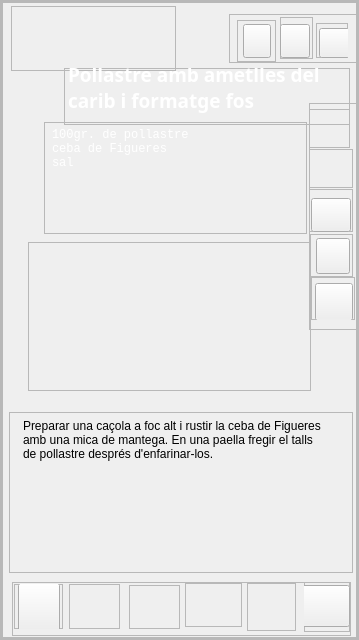
<?xml version="1.0" encoding="UTF-8"?>
<ui version="4.0">
 <class>MainForm_Receptes</class>
 <widget class="QWidget" name="MainForm_Receptes">
  <property name="geometry">
   <rect>
    <x>0</x>
    <y>0</y>
    <width>359</width>
    <height>640</height>
   </rect>
  </property>
  <property name="windowTitle">
   <string>Form</string>
  </property>
  <layout class="QVBoxLayout" name="verticalLayout">
   <property name="spacing">
    <number>0</number>
   </property>
   <property name="leftMargin">
    <number>0</number>
   </property>
   <property name="topMargin">
    <number>0</number>
   </property>
   <property name="rightMargin">
    <number>0</number>
   </property>
   <property name="bottomMargin">
    <number>0</number>
   </property>
   <item>
    <widget class="QFrame" name="centralWidget_Recepta">
     <property name="frameShape">
      <enum>QFrame::Shape::StyledPanel</enum>
     </property>
     <property name="frameShadow">
      <enum>QFrame::Shadow::Raised</enum>
     </property>
     <layout class="QVBoxLayout" name="verticalLayout_2">
      <property name="spacing">
       <number>0</number>
      </property>
      <property name="leftMargin">
       <number>0</number>
      </property>
      <property name="topMargin">
       <number>0</number>
      </property>
      <property name="rightMargin">
       <number>0</number>
      </property>
      <property name="bottomMargin">
       <number>0</number>
      </property>
      <item>
       <widget class="QFrame" name="background_frame_Recepta">
        <property name="styleSheet">
         <string notr="true">QWidget {
    border-image: url(&quot;P:/ARXIUS/PYTHON/FoodDay/PySide6/assets/images/fons receptes s_icones.jpg&quot;) 0 0 0 0 stretch stretch;
}</string>
        </property>
        <property name="frameShape">
         <enum>QFrame::Shape::StyledPanel</enum>
        </property>
        <property name="frameShadow">
         <enum>QFrame::Shadow::Raised</enum>
        </property>
        <layout class="QVBoxLayout" name="verticalLayout_3">
         <property name="spacing">
          <number>0</number>
         </property>
         <property name="leftMargin">
          <number>0</number>
         </property>
         <property name="topMargin">
          <number>0</number>
         </property>
         <property name="rightMargin">
          <number>0</number>
         </property>
         <property name="bottomMargin">
          <number>0</number>
         </property>
         <item>
          <widget class="QFrame" name="content_frame_Recepta">
           <property name="frameShape">
            <enum>QFrame::Shape::StyledPanel</enum>
           </property>
           <property name="frameShadow">
            <enum>QFrame::Shadow::Raised</enum>
           </property>
           <widget class="QFrame" name="top_bar_frame">
            <property name="enabled">
             <bool>true</bool>
            </property>
            <property name="geometry">
             <rect>
              <x>0</x>
              <y>0</y>
              <width>360</width>
              <height>83</height>
             </rect>
            </property>
            <property name="styleSheet">
             <string notr="true">QWidget {
    border-image: url(&quot;P:/ARXIUS/PYTHON/FoodDay/PySide6/assets/images/top.png&quot;) 0 0 0 0 stretch stretch;
}
</string>
            </property>
            <property name="frameShape">
             <enum>QFrame::Shape::NoFrame</enum>
            </property>
            <property name="frameShadow">
             <enum>QFrame::Shadow::Raised</enum>
            </property>
            <widget class="QFrame" name="frame_logo">
             <property name="geometry">
              <rect>
               <x>9</x>
               <y>4</y>
               <width>165</width>
               <height>65</height>
              </rect>
             </property>
             <property name="styleSheet">
              <string notr="true">QWidget {
    border-image: url(&quot;P:/ARXIUS/PYTHON/FoodDay/PySide6/assets/icons/foddayLogo.png&quot;) 0 0 0 0 stretch stretch;
}
</string>
             </property>
             <property name="frameShape">
              <enum>QFrame::Shape::StyledPanel</enum>
             </property>
             <property name="frameShadow">
              <enum>QFrame::Shadow::Raised</enum>
             </property>
            </widget>
            <widget class="QFrame" name="frame_butons_top">
             <property name="geometry">
              <rect>
               <x>227</x>
               <y>12</y>
               <width>129</width>
               <height>49</height>
              </rect>
             </property>
             <property name="frameShape">
              <enum>QFrame::Shape::StyledPanel</enum>
             </property>
             <property name="frameShadow">
              <enum>QFrame::Shadow::Raised</enum>
             </property>
             <widget class="QFrame" name="frame_top_buscar">
              <property name="geometry">
               <rect>
                <x>51</x>
                <y>3</y>
                <width>33</width>
                <height>42</height>
               </rect>
              </property>
              <property name="frameShape">
               <enum>QFrame::Shape::StyledPanel</enum>
              </property>
              <property name="frameShadow">
               <enum>QFrame::Shadow::Raised</enum>
              </property>
              <widget class="QPushButton" name="BtBuscaRecepta">
               <property name="geometry">
                <rect>
                 <x>0</x>
                 <y>7</y>
                 <width>30</width>
                 <height>34</height>
                </rect>
               </property>
               <property name="toolTip">
                <string>Buscar Recepta</string>
               </property>
               <property name="text">
                <string/>
               </property>
               <property name="icon">
                <iconset>
                 <normaloff>../assets/icons/buscaRecepta.png</normaloff>../assets/icons/buscaRecepta.png</iconset>
               </property>
               <property name="iconSize">
                <size>
                 <width>32</width>
                 <height>32</height>
                </size>
               </property>
              </widget>
             </widget>
             <widget class="QFrame" name="frame_top_menu">
              <property name="geometry">
               <rect>
                <x>87</x>
                <y>9</y>
                <width>32</width>
                <height>35</height>
               </rect>
              </property>
              <property name="frameShape">
               <enum>QFrame::Shape::StyledPanel</enum>
              </property>
              <property name="frameShadow">
               <enum>QFrame::Shadow::Raised</enum>
              </property>
              <widget class="QPushButton" name="BtMenu">
               <property name="geometry">
                <rect>
                 <x>3</x>
                 <y>5</y>
                 <width>31</width>
                 <height>30</height>
                </rect>
               </property>
               <property name="toolTip">
                <string/>
               </property>
               <property name="text">
                <string/>
               </property>
               <property name="icon">
                <iconset>
                 <normaloff>../assets/icons/menu.png</normaloff>../assets/icons/menu.png</iconset>
               </property>
               <property name="iconSize">
                <size>
                 <width>32</width>
                 <height>32</height>
                </size>
               </property>
              </widget>
             </widget>
             <widget class="QFrame" name="frame_top_edit">
              <property name="geometry">
               <rect>
                <x>8</x>
                <y>6</y>
                <width>39</width>
                <height>42</height>
               </rect>
              </property>
              <property name="frameShape">
               <enum>QFrame::Shape::StyledPanel</enum>
              </property>
              <property name="frameShadow">
               <enum>QFrame::Shadow::Raised</enum>
              </property>
              <widget class="QPushButton" name="BtEditRecepta">
               <property name="geometry">
                <rect>
                 <x>6</x>
                 <y>4</y>
                 <width>28</width>
                 <height>34</height>
                </rect>
               </property>
               <property name="toolTip">
                <string>Editar Recepta</string>
               </property>
               <property name="text">
                <string/>
               </property>
               <property name="icon">
                <iconset>
                 <normaloff>../assets/icons/editRecepta.png</normaloff>../assets/icons/editRecepta.png</iconset>
               </property>
               <property name="iconSize">
                <size>
                 <width>32</width>
                 <height>32</height>
                </size>
               </property>
              </widget>
             </widget>
            </widget>
           </widget>
           <widget class="QFrame" name="frame_titol">
            <property name="geometry">
             <rect>
              <x>62</x>
              <y>66</y>
              <width>286</width>
              <height>57</height>
             </rect>
            </property>
            <property name="styleSheet">
             <string notr="true">QWidget {
    border-image: url(&quot;P:/ARXIUS/PYTHON/FoodDay/PySide6/assets/images/top.png&quot;) 0 0 0 0 stretch stretch;
}</string>
            </property>
            <property name="frameShape">
             <enum>QFrame::Shape::StyledPanel</enum>
            </property>
            <property name="frameShadow">
             <enum>QFrame::Shadow::Raised</enum>
            </property>
            <widget class="QLabel" name="label_titol">
             <property name="geometry">
              <rect>
               <x>4</x>
               <y>-14</y>
               <width>282</width>
               <height>67</height>
              </rect>
             </property>
             <property name="font">
              <font>
               <family>Montserrat</family>
               <pointsize>14</pointsize>
               <bold>true</bold>
              </font>
             </property>
             <property name="styleSheet">
              <string notr="true">QLabel {
    color: white;
    font-weight: bold;
}
</string>
             </property>
             <property name="text">
              <string>Pollastre amb ametlles del carib i formatge fos</string>
             </property>
             <property name="wordWrap">
              <bool>true</bool>
             </property>
            </widget>
           </widget>
           <widget class="QFrame" name="frame_ingredients">
            <property name="geometry">
             <rect>
              <x>42</x>
              <y>120</y>
              <width>263</width>
              <height>112</height>
             </rect>
            </property>
            <property name="styleSheet">
             <string notr="true">QWidget {
    border-image: url(&quot;P:/ARXIUS/PYTHON/FoodDay/PySide6/assets/images/top.png&quot;) 0 0 0 0 stretch stretch;
}
</string>
            </property>
            <property name="frameShape">
             <enum>QFrame::Shape::StyledPanel</enum>
            </property>
            <property name="frameShadow">
             <enum>QFrame::Shadow::Raised</enum>
            </property>
            <widget class="QTextEdit" name="text_ingredients">
             <property name="geometry">
              <rect>
               <x>4</x>
               <y>2</y>
               <width>251</width>
               <height>101</height>
              </rect>
             </property>
             <property name="font">
              <font>
               <family>Courier New</family>
               <pointsize>-1</pointsize>
              </font>
             </property>
             <property name="styleSheet">
              <string notr="true">QTextEdit {
    background: transparent;
    border: none;
    font-size: 14px;
    color: white; /* Canvia el color del text si cal */
}

</string>
             </property>
             <property name="lineWrapMode">
              <enum>QTextEdit::LineWrapMode::NoWrap</enum>
             </property>
             <property name="readOnly">
              <bool>true</bool>
             </property>
             <property name="html">
              <string>&lt;!DOCTYPE HTML PUBLIC &quot;-//W3C//DTD HTML 4.0//EN&quot; &quot;http://www.w3.org/TR/REC-html40/strict.dtd&quot;&gt;
&lt;html&gt;&lt;head&gt;&lt;meta name=&quot;qrichtext&quot; content=&quot;1&quot; /&gt;&lt;meta charset=&quot;utf-8&quot; /&gt;&lt;style type=&quot;text/css&quot;&gt;
p, li { white-space: pre-wrap; }
hr { height: 1px; border-width: 0; }
li.unchecked::marker { content: &quot;\2610&quot;; }
li.checked::marker { content: &quot;\2612&quot;; }
&lt;/style&gt;&lt;/head&gt;&lt;body style=&quot; font-family:'Courier New'; font-size:14px; font-weight:400; font-style:normal;&quot;&gt;
&lt;p style=&quot; margin-top:0px; margin-bottom:0px; margin-left:0px; margin-right:0px; -qt-block-indent:0; text-indent:0px;&quot;&gt;&lt;span style=&quot; font-size:9pt;&quot;&gt;100gr. de pollastre&lt;/span&gt;&lt;/p&gt;
&lt;p style=&quot; margin-top:0px; margin-bottom:0px; margin-left:0px; margin-right:0px; -qt-block-indent:0; text-indent:0px;&quot;&gt;&lt;span style=&quot; font-size:9pt;&quot;&gt;ceba de Figueres&lt;/span&gt;&lt;/p&gt;
&lt;p style=&quot; margin-top:0px; margin-bottom:0px; margin-left:0px; margin-right:0px; -qt-block-indent:0; text-indent:0px;&quot;&gt;&lt;span style=&quot; font-size:9pt;&quot;&gt;sal&lt;/span&gt;&lt;/p&gt;&lt;/body&gt;&lt;/html&gt;</string>
             </property>
            </widget>
            <widget class="QPushButton" name="BtAjustaRecepta">
             <property name="geometry">
              <rect>
               <x>240</x>
               <y>80</y>
               <width>80</width>
               <height>26</height>
              </rect>
             </property>
             <property name="toolTip">
              <string>Ajustaments</string>
             </property>
             <property name="styleSheet">
              <string notr="true">QPushButton {
	background : transparent;
	border: none;
	min-width: 80px;
	min_height: 30px;
}┬

QPushButton:hover {
	border: 1px solid rgba(255,255,255,0.5);
	background-color: rgba(255,255,255,0.1);
	border-radius: 3px;
}

QPushButton:pressed {
	background-color: rgba(255,255,255,0.25);
}</string>
             </property>
             <property name="text">
              <string/>
             </property>
            </widget>
           </widget>
           <widget class="QFrame" name="frame_imatge">
            <property name="geometry">
             <rect>
              <x>26</x>
              <y>240</y>
              <width>283</width>
              <height>149</height>
             </rect>
            </property>
            <property name="styleSheet">
             <string notr="true">QWidget {
    border-image: url(&quot;P:/ARXIUS/PYTHON/FoodDay/PySide6/assets/images/top.png&quot;) 0 0 0 0 stretch stretch;
}
</string>
            </property>
            <property name="frameShape">
             <enum>QFrame::Shape::StyledPanel</enum>
            </property>
            <property name="frameShadow">
             <enum>QFrame::Shadow::Raised</enum>
            </property>
            <widget class="QLabel" name="label">
             <property name="geometry">
              <rect>
               <x>-4</x>
               <y>0</y>
               <width>290</width>
               <height>152</height>
              </rect>
             </property>
             <property name="text">
              <string/>
             </property>
             <property name="pixmap">
              <pixmap>../assets/images/pollastre ametlles.jpeg</pixmap>
             </property>
             <property name="scaledContents">
              <bool>true</bool>
             </property>
            </widget>
           </widget>
           <widget class="QFrame" name="frame_icons_laterals">
            <property name="geometry">
             <rect>
              <x>307</x>
              <y>101</y>
              <width>48</width>
              <height>227</height>
             </rect>
            </property>
            <property name="styleSheet">
             <string notr="true">QWidget {
    border-image: url(&quot;P:/ARXIUS/PYTHON/FoodDay/PySide6/assets/images/top.png&quot;) 0 0 0 0 stretch stretch;
}
</string>
            </property>
            <property name="frameShape">
             <enum>QFrame::Shape::StyledPanel</enum>
            </property>
            <property name="frameShadow">
             <enum>QFrame::Shadow::Raised</enum>
            </property>
            <widget class="QFrame" name="frame_eines">
             <property name="geometry">
              <rect>
               <x>0</x>
               <y>6</y>
               <width>41</width>
               <height>39</height>
              </rect>
             </property>
             <property name="frameShape">
              <enum>QFrame::Shape::StyledPanel</enum>
             </property>
             <property name="frameShadow">
              <enum>QFrame::Shadow::Raised</enum>
             </property>
             <widget class="QPushButton" name="BtEines">
              <property name="geometry">
               <rect>
                <x>-1</x>
                <y>-1</y>
                <width>40</width>
                <height>40</height>
               </rect>
              </property>
              <property name="minimumSize">
               <size>
                <width>40</width>
                <height>40</height>
               </size>
              </property>
              <property name="toolTip">
               <string>Eines</string>
              </property>
              <property name="whatsThis">
               <string/>
              </property>
              <property name="styleSheet">
               <string notr="true">QPushButton {
	background : transparent;
	border: none;
	min-width: 80px;
	min_height: 30px;
}┬

QPushButton:hover {
	border: 1px solid rgba(255,255,255,0.5);
	background-color: rgba(255,255,255,0.1);
	border-radius: 3px;
}

QPushButton:pressed {
	background-color: rgba(255,255,255,0.25);
}</string>
              </property>
              <property name="text">
               <string/>
              </property>
              <property name="icon">
               <iconset>
                <normaloff>../assets/icons/boil_11902115.png</normaloff>
                <activeon>../assets/icons/boil_11902115.png</activeon>../assets/icons/boil_11902115.png</iconset>
              </property>
              <property name="iconSize">
               <size>
                <width>34</width>
                <height>34</height>
               </size>
              </property>
              <property name="flat">
               <bool>true</bool>
              </property>
             </widget>
            </widget>
            <widget class="QFrame" name="frame_alergens">
             <property name="geometry">
              <rect>
               <x>0</x>
               <y>46</y>
               <width>44</width>
               <height>39</height>
              </rect>
             </property>
             <property name="frameShape">
              <enum>QFrame::Shape::StyledPanel</enum>
             </property>
             <property name="frameShadow">
              <enum>QFrame::Shadow::Raised</enum>
             </property>
             <widget class="QPushButton" name="BtAlergens">
              <property name="geometry">
               <rect>
                <x>-2</x>
                <y>-2</y>
                <width>40</width>
                <height>40</height>
               </rect>
              </property>
              <property name="minimumSize">
               <size>
                <width>40</width>
                <height>40</height>
               </size>
              </property>
              <property name="toolTip">
               <string>Alèrgens</string>
              </property>
              <property name="styleSheet">
               <string notr="true">QPushButton {
	background : transparent;
	border: none;
	min-width: 80px;
	min_height: 30px;
}┬

QPushButton:hover {
	border: 1px solid rgba(255,255,255,0.5);
	background-color: rgba(255,255,255,0.1);
	border-radius: 3px;
}

QPushButton:pressed {
	background-color: rgba(255,255,255,0.25);
}</string>
              </property>
              <property name="text">
               <string/>
              </property>
              <property name="icon">
               <iconset>
                <normaloff>../assets/icons/alergens.png</normaloff>../assets/icons/alergens.png</iconset>
              </property>
              <property name="iconSize">
               <size>
                <width>34</width>
                <height>34</height>
               </size>
              </property>
              <property name="flat">
               <bool>true</bool>
              </property>
             </widget>
            </widget>
            <widget class="QFrame" name="frame_ajusta_recepta">
             <property name="geometry">
              <rect>
               <x>0</x>
               <y>86</y>
               <width>44</width>
               <height>43</height>
              </rect>
             </property>
             <property name="frameShape">
              <enum>QFrame::Shape::StyledPanel</enum>
             </property>
             <property name="frameShadow">
              <enum>QFrame::Shadow::Raised</enum>
             </property>
             <widget class="QPushButton" name="BtAjusta">
              <property name="geometry">
               <rect>
                <x>2</x>
                <y>9</y>
                <width>40</width>
                <height>34</height>
               </rect>
              </property>
              <property name="text">
               <string/>
              </property>
              <property name="icon">
               <iconset>
                <normaloff>../assets/icons/ajust.png</normaloff>../assets/icons/ajust.png</iconset>
              </property>
              <property name="iconSize">
               <size>
                <width>34</width>
                <height>34</height>
               </size>
              </property>
             </widget>
            </widget>
            <widget class="QFrame" name="frame_afegir_recepta">
             <property name="geometry">
              <rect>
               <x>1</x>
               <y>131</y>
               <width>43</width>
               <height>43</height>
              </rect>
             </property>
             <property name="frameShape">
              <enum>QFrame::Shape::StyledPanel</enum>
             </property>
             <property name="frameShadow">
              <enum>QFrame::Shadow::Raised</enum>
             </property>
             <widget class="QPushButton" name="BtAfegirRecepta">
              <property name="geometry">
               <rect>
                <x>6</x>
                <y>4</y>
                <width>34</width>
                <height>36</height>
               </rect>
              </property>
              <property name="toolTip">
               <string>Nova Recepta</string>
              </property>
              <property name="text">
               <string/>
              </property>
              <property name="icon">
               <iconset>
                <normaloff>../assets/icons/afegirRecepta.png</normaloff>../assets/icons/afegirRecepta.png</iconset>
              </property>
              <property name="iconSize">
               <size>
                <width>34</width>
                <height>34</height>
               </size>
              </property>
             </widget>
            </widget>
            <widget class="QFrame" name="frame_borrar_recepta">
             <property name="geometry">
              <rect>
               <x>2</x>
               <y>174</y>
               <width>44</width>
               <height>43</height>
              </rect>
             </property>
             <property name="frameShape">
              <enum>QFrame::Shape::StyledPanel</enum>
             </property>
             <property name="frameShadow">
              <enum>QFrame::Shadow::Raised</enum>
             </property>
             <widget class="QPushButton" name="BtBorraRecepta">
              <property name="geometry">
               <rect>
                <x>4</x>
                <y>6</y>
                <width>38</width>
                <height>38</height>
               </rect>
              </property>
              <property name="toolTip">
               <string>Borrar Recepta</string>
              </property>
              <property name="text">
               <string/>
              </property>
              <property name="icon">
               <iconset>
                <normaloff>../assets/icons/borrarRecepta.png</normaloff>../assets/icons/borrarRecepta.png</iconset>
              </property>
              <property name="iconSize">
               <size>
                <width>34</width>
                <height>34</height>
               </size>
              </property>
             </widget>
            </widget>
           </widget>
           <widget class="QFrame" name="frame_preparacio">
            <property name="geometry">
             <rect>
              <x>7</x>
              <y>410</y>
              <width>344</width>
              <height>161</height>
             </rect>
            </property>
            <property name="styleSheet">
             <string notr="true">QWidget {
    border-image: url(&quot;P:/ARXIUS/PYTHON/FoodDay/PySide6/assets/images/top.png&quot;) 0 0 0 0 stretch stretch;
}</string>
            </property>
            <property name="frameShape">
             <enum>QFrame::Shape::StyledPanel</enum>
            </property>
            <property name="frameShadow">
             <enum>QFrame::Shadow::Raised</enum>
            </property>
            <widget class="QLabel" name="label_2">
             <property name="geometry">
              <rect>
               <x>14</x>
               <y>7</y>
               <width>300</width>
               <height>150</height>
              </rect>
             </property>
             <property name="styleSheet">
              <string notr="true">QLabel {
    word-wrap: break-word;
    min-width: 100px;  /* Amplada mínima */
    max-width: 300px;  /* Amplada màxima */
    min-height: 50px;  /* Alçada mínima */
}</string>
             </property>
             <property name="text">
              <string>Preparar una caçola a foc alt i rustir la ceba de Figueres amb una mica de mantega. En una paella fregir el talls de pollastre després d'enfarinar-los.  </string>
             </property>
             <property name="alignment">
              <set>Qt::AlignmentFlag::AlignLeading|Qt::AlignmentFlag::AlignLeft|Qt::AlignmentFlag::AlignTop</set>
             </property>
             <property name="wordWrap">
              <bool>true</bool>
             </property>
            </widget>
           </widget>
           <widget class="QFrame" name="frame_info_plat">
            <property name="geometry">
             <rect>
              <x>10</x>
              <y>580</y>
              <width>339</width>
              <height>54</height>
             </rect>
            </property>
            <property name="styleSheet">
             <string notr="true">QWidget {
    border-image: url(&quot;P:/ARXIUS/PYTHON/FoodDay/PySide6/assets/images/top.png&quot;) 0 0 0 0 stretch stretch;
}
</string>
            </property>
            <property name="frameShape">
             <enum>QFrame::Shape::StyledPanel</enum>
            </property>
            <property name="frameShadow">
             <enum>QFrame::Shadow::Raised</enum>
            </property>
            <widget class="QFrame" name="frame_anterior">
             <property name="geometry">
              <rect>
               <x>2</x>
               <y>2</y>
               <width>49</width>
               <height>45</height>
              </rect>
             </property>
             <property name="frameShape">
              <enum>QFrame::Shape::StyledPanel</enum>
             </property>
             <property name="frameShadow">
              <enum>QFrame::Shadow::Raised</enum>
             </property>
             <widget class="QPushButton" name="BtAnteriorRecepta">
              <property name="geometry">
               <rect>
                <x>4</x>
                <y>-1</y>
                <width>42</width>
                <height>49</height>
               </rect>
              </property>
              <property name="toolTip">
               <string>Recepta Anterior</string>
              </property>
              <property name="text">
               <string/>
              </property>
              <property name="icon">
               <iconset>
                <normaloff>../assets/icons/retrocedir.png</normaloff>../assets/icons/retrocedir.png</iconset>
              </property>
              <property name="iconSize">
               <size>
                <width>48</width>
                <height>48</height>
               </size>
              </property>
             </widget>
            </widget>
            <widget class="QFrame" name="frame_tipusPlat">
             <property name="geometry">
              <rect>
               <x>57</x>
               <y>2</y>
               <width>51</width>
               <height>45</height>
              </rect>
             </property>
             <property name="frameShape">
              <enum>QFrame::Shape::StyledPanel</enum>
             </property>
             <property name="frameShadow">
              <enum>QFrame::Shadow::Raised</enum>
             </property>
             <widget class="QLabel" name="EtiTipusPlat">
              <property name="geometry">
               <rect>
                <x>0</x>
                <y>5</y>
                <width>47</width>
                <height>37</height>
               </rect>
              </property>
              <property name="toolTip">
               <string>Tipus Plat</string>
              </property>
              <property name="text">
               <string/>
              </property>
             </widget>
            </widget>
            <widget class="QFrame" name="frame_temporada">
             <property name="geometry">
              <rect>
               <x>117</x>
               <y>3</y>
               <width>51</width>
               <height>44</height>
              </rect>
             </property>
             <property name="frameShape">
              <enum>QFrame::Shape::StyledPanel</enum>
             </property>
             <property name="frameShadow">
              <enum>QFrame::Shadow::Raised</enum>
             </property>
             <widget class="QLabel" name="EtiTemporada">
              <property name="geometry">
               <rect>
                <x>-4</x>
                <y>3</y>
                <width>57</width>
                <height>37</height>
               </rect>
              </property>
              <property name="toolTip">
               <string>Temporada</string>
              </property>
              <property name="text">
               <string/>
              </property>
             </widget>
            </widget>
            <widget class="QFrame" name="frame_temps">
             <property name="geometry">
              <rect>
               <x>173</x>
               <y>1</y>
               <width>57</width>
               <height>44</height>
              </rect>
             </property>
             <property name="frameShape">
              <enum>QFrame::Shape::StyledPanel</enum>
             </property>
             <property name="frameShadow">
              <enum>QFrame::Shadow::Raised</enum>
             </property>
             <widget class="QLabel" name="EtiTemps">
              <property name="geometry">
               <rect>
                <x>-1</x>
                <y>3</y>
                <width>62</width>
                <height>40</height>
               </rect>
              </property>
              <property name="toolTip">
               <string>Temps Cocció</string>
              </property>
              <property name="text">
               <string/>
              </property>
             </widget>
            </widget>
            <widget class="QFrame" name="frame_dificultat">
             <property name="geometry">
              <rect>
               <x>235</x>
               <y>1</y>
               <width>49</width>
               <height>48</height>
              </rect>
             </property>
             <property name="frameShape">
              <enum>QFrame::Shape::StyledPanel</enum>
             </property>
             <property name="frameShadow">
              <enum>QFrame::Shadow::Raised</enum>
             </property>
             <widget class="QLabel" name="EtiDificultat">
              <property name="geometry">
               <rect>
                <x>4</x>
                <y>3</y>
                <width>45</width>
                <height>39</height>
               </rect>
              </property>
              <property name="toolTip">
               <string>Dificultat</string>
              </property>
              <property name="text">
               <string/>
              </property>
             </widget>
            </widget>
            <widget class="QFrame" name="frame_posterior">
             <property name="geometry">
              <rect>
               <x>292</x>
               <y>0</y>
               <width>46</width>
               <height>50</height>
              </rect>
             </property>
             <property name="frameShape">
              <enum>QFrame::Shape::StyledPanel</enum>
             </property>
             <property name="frameShadow">
              <enum>QFrame::Shadow::Raised</enum>
             </property>
             <widget class="QPushButton" name="BtPosteriorRecepta">
              <property name="geometry">
               <rect>
                <x>-3</x>
                <y>3</y>
                <width>49</width>
                <height>42</height>
               </rect>
              </property>
              <property name="toolTip">
               <string>Recepta Posterior</string>
              </property>
              <property name="text">
               <string/>
              </property>
              <property name="icon">
               <iconset>
                <normaloff>../assets/icons/avança.png</normaloff>../assets/icons/avança.png</iconset>
              </property>
              <property name="iconSize">
               <size>
                <width>48</width>
                <height>47</height>
               </size>
              </property>
             </widget>
            </widget>
           </widget>
          </widget>
         </item>
        </layout>
       </widget>
      </item>
     </layout>
    </widget>
   </item>
  </layout>
 </widget>
 <resources/>
 <connections/>
</ui>
